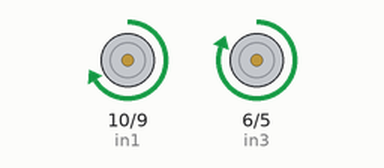
Recording of a sketch running on a simulated Arduino Uno, built with avr-gcc and run on an emulated ATmega328P. Shown: motor-driver pin pairs drawn as motors (green arrow = first pin HIGH = forward, orange = second pin HIGH = backward, longer = more drive, scaled by the enable pin).

Above: at 1.0 s.
At 4.5 s:
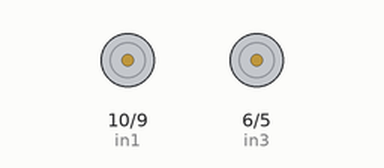
At 19.2 s:
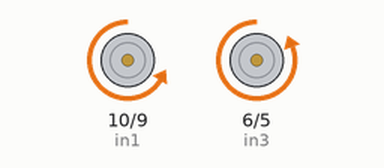
Timing chart, 0 to 21.1 s (numbered marks = the images above):
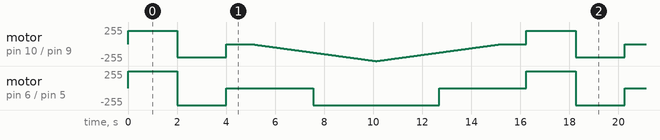

The sketch:

sketch_oct05c.ino
```cpp
// подключите пины контроллера к цифровым пинам Arduino

// первый двигатель

int enA = 11;

int in1 = 10;

int in2 = 9;

// второй двигатель

int enB = 12;

int in3 = 6;

int in4 = 5;

void setup()

{

// инициализируем все пины для управления двигателями как outputs

pinMode(enA, OUTPUT);

pinMode(enB, OUTPUT);

pinMode(in1, OUTPUT);

pinMode(in2, OUTPUT);

pinMode(in3, OUTPUT);

pinMode(in4, OUTPUT);

}

void demoOne()

{

// эта функция обеспечит вращение двигателей в двух направлениях на установленной скорости

// запуск двигателя A

digitalWrite(in1, HIGH);

digitalWrite(in2, LOW);

// устанавливаем скорость 200 из доступного диапазона 0~255

analogWrite(enA, 200);

// запуск двигателя B

digitalWrite(in3, HIGH);

digitalWrite(in4, LOW);

// устанавливаем скорость 200 из доступного диапазона 0~255

analogWrite(enB, 200);

delay(2000);

// меняем направление вращения двигателей

digitalWrite(in1, LOW);

digitalWrite(in2, HIGH);

digitalWrite(in3, LOW);

digitalWrite(in4, HIGH);

delay(2000);

// выключаем двигатели

digitalWrite(in1, LOW);

digitalWrite(in2, LOW);

digitalWrite(in3, LOW);

digitalWrite(in4, LOW);

}

void demoTwo()

{

// эта функция обеспечивает работу двигателей во всем диапазоне возможных скоростей

// обратите внимание, что максимальная скорость определяется самим двигателем и напряжением питания

// ШИМ-значения генерируются функцией analogWrite()

// и зависят от вашей платы управления

// запускают двигатели

digitalWrite(in1, LOW);

digitalWrite(in2, HIGH);

digitalWrite(in3, LOW);

digitalWrite(in4, HIGH);

// ускорение от нуля до максимального значения

for (int i = 0; i < 256; i++)

{

analogWrite(enA, i);

analogWrite(enB, i);

delay(20);

}

// торможение от максимального значения к минимальному

for (int i = 255; i >= 0; --i)

{

analogWrite(enA, i);

analogWrite(enB, i);

delay(20);

}

// теперь отключаем моторы

digitalWrite(in1, LOW);

digitalWrite(in2, LOW);

digitalWrite(in3, LOW);

digitalWrite(in4, LOW);

}

void loop()

{

demoOne();

delay(1000);

demoTwo();

delay(1000);

}
```

Measured:
- by itself, motor on pin 6 (in3) / pin 5 (in4): repeats every 16.3 s: backward 255/255 2.0 s, stopped 3.6 s, backward 255/255 5.1 s, stopped 3.6 s, forward 255/255 2.0 s
